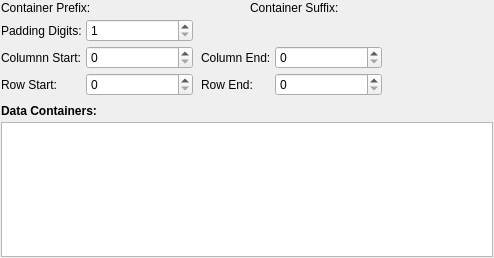
<?xml version="1.0" encoding="UTF-8"?>
<ui version="4.0">
 <class>MontageSelectionWidget</class>
 <widget class="QWidget" name="MontageSelectionWidget">
  <property name="geometry">
   <rect>
    <x>0</x>
    <y>0</y>
    <width>494</width>
    <height>258</height>
   </rect>
  </property>
  <property name="windowTitle">
   <string/>
  </property>
  <layout class="QGridLayout" name="gridLayout_2">
   <property name="leftMargin">
    <number>1</number>
   </property>
   <property name="topMargin">
    <number>1</number>
   </property>
   <property name="rightMargin">
    <number>1</number>
   </property>
   <property name="bottomMargin">
    <number>1</number>
   </property>
   <property name="spacing">
    <number>4</number>
   </property>
   <item row="1" column="1">
    <widget class="QSpinBox" name="paddingSpinBox">
     <property name="sizePolicy">
      <sizepolicy hsizetype="Expanding" vsizetype="Fixed">
       <horstretch>0</horstretch>
       <verstretch>0</verstretch>
      </sizepolicy>
     </property>
     <property name="minimum">
      <number>1</number>
     </property>
    </widget>
   </item>
   <item row="3" column="3">
    <widget class="QLabel" name="label_4">
     <property name="text">
      <string>Row End:</string>
     </property>
    </widget>
   </item>
   <item row="1" column="5" rowspan="5">
    <spacer name="horizontalSpacer">
     <property name="orientation">
      <enum>Qt::Horizontal</enum>
     </property>
     <property name="sizeHint" stdset="0">
      <size>
       <width>40</width>
       <height>20</height>
      </size>
     </property>
    </spacer>
   </item>
   <item row="1" column="0">
    <widget class="QLabel" name="label_7">
     <property name="text">
      <string>Padding Digits:</string>
     </property>
    </widget>
   </item>
   <item row="3" column="1">
    <widget class="QSpinBox" name="rowStartSpinBox">
     <property name="sizePolicy">
      <sizepolicy hsizetype="Expanding" vsizetype="Fixed">
       <horstretch>0</horstretch>
       <verstretch>0</verstretch>
      </sizepolicy>
     </property>
     <property name="maximum">
      <number>999</number>
     </property>
    </widget>
   </item>
   <item row="6" column="0" colspan="6">
    <widget class="QTableWidget" name="dataContainerTableWidget">
     <property name="minimumSize">
      <size>
       <width>0</width>
       <height>90</height>
      </size>
     </property>
    </widget>
   </item>
   <item row="3" column="4">
    <widget class="QSpinBox" name="rowEndSpinBox">
     <property name="sizePolicy">
      <sizepolicy hsizetype="Expanding" vsizetype="Fixed">
       <horstretch>0</horstretch>
       <verstretch>0</verstretch>
      </sizepolicy>
     </property>
     <property name="maximum">
      <number>999</number>
     </property>
    </widget>
   </item>
   <item row="5" column="0" colspan="2">
    <widget class="QLabel" name="label_8">
     <property name="font">
      <font>
       <weight>75</weight>
       <bold>true</bold>
      </font>
     </property>
     <property name="text">
      <string>Data Containers:</string>
     </property>
    </widget>
   </item>
   <item row="0" column="0" colspan="6">
    <widget class="QWidget" name="widget_3" native="true">
     <property name="sizePolicy">
      <sizepolicy hsizetype="Preferred" vsizetype="Minimum">
       <horstretch>0</horstretch>
       <verstretch>0</verstretch>
      </sizepolicy>
     </property>
     <layout class="QGridLayout" name="gridLayout">
      <property name="leftMargin">
       <number>0</number>
      </property>
      <property name="topMargin">
       <number>0</number>
      </property>
      <property name="rightMargin">
       <number>0</number>
      </property>
      <property name="bottomMargin">
       <number>0</number>
      </property>
      <property name="spacing">
       <number>4</number>
      </property>
      <item row="0" column="1">
       <widget class="QtSStringEdit" name="prefixStringEdit" native="true">
        <property name="sizePolicy">
         <sizepolicy hsizetype="MinimumExpanding" vsizetype="Preferred">
          <horstretch>0</horstretch>
          <verstretch>0</verstretch>
         </sizepolicy>
        </property>
       </widget>
      </item>
      <item row="0" column="0">
       <widget class="QLabel" name="label">
        <property name="text">
         <string>Container Prefix:</string>
        </property>
       </widget>
      </item>
      <item row="0" column="2">
       <widget class="QLabel" name="label_2">
        <property name="text">
         <string>Container Suffix:</string>
        </property>
       </widget>
      </item>
      <item row="0" column="3">
       <widget class="QtSStringEdit" name="suffixStringEdit" native="true">
        <property name="sizePolicy">
         <sizepolicy hsizetype="MinimumExpanding" vsizetype="Preferred">
          <horstretch>0</horstretch>
          <verstretch>0</verstretch>
         </sizepolicy>
        </property>
       </widget>
      </item>
     </layout>
    </widget>
   </item>
   <item row="3" column="0">
    <widget class="QLabel" name="label_3">
     <property name="text">
      <string>Row Start:</string>
     </property>
    </widget>
   </item>
   <item row="2" column="0">
    <widget class="QLabel" name="label_5">
     <property name="text">
      <string>Columnn Start:</string>
     </property>
    </widget>
   </item>
   <item row="2" column="1">
    <widget class="QSpinBox" name="colStartSpinBox">
     <property name="sizePolicy">
      <sizepolicy hsizetype="Expanding" vsizetype="Fixed">
       <horstretch>0</horstretch>
       <verstretch>0</verstretch>
      </sizepolicy>
     </property>
     <property name="maximum">
      <number>999</number>
     </property>
    </widget>
   </item>
   <item row="2" column="3">
    <widget class="QLabel" name="label_6">
     <property name="text">
      <string>Column End:</string>
     </property>
    </widget>
   </item>
   <item row="2" column="4">
    <widget class="QSpinBox" name="colEndSpinBox">
     <property name="sizePolicy">
      <sizepolicy hsizetype="Expanding" vsizetype="Fixed">
       <horstretch>0</horstretch>
       <verstretch>0</verstretch>
      </sizepolicy>
     </property>
     <property name="maximum">
      <number>999</number>
     </property>
    </widget>
   </item>
  </layout>
 </widget>
 <customwidgets>
  <customwidget>
   <class>QtSStringEdit</class>
   <extends>QWidget</extends>
   <header>QtSStringEdit.h</header>
   <container>1</container>
  </customwidget>
 </customwidgets>
 <resources/>
 <connections/>
</ui>
